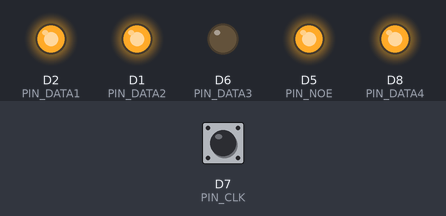
Simulated run of this sketch. Board: ESP8266 (NodeMCU). Parts: output pins drawn as LEDs (lit = HIGH). Dashed ring = blinking. The inputs (shaded band) are chosen by the test bench; at power-on: D7 (PIN_CLK) LOW. Pins used as bus, display or sensor lines are not drawn.

Above: at 5.0 s.
5.1 s: D7 (PIN_CLK) pulsed HIGH 5 times (0.12 s each, 0.3 s apart)
At 5.6 s:
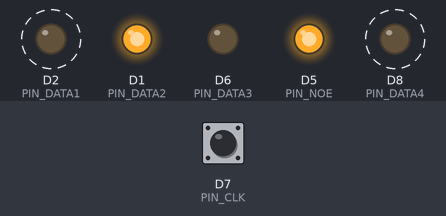
At 6.9 s:
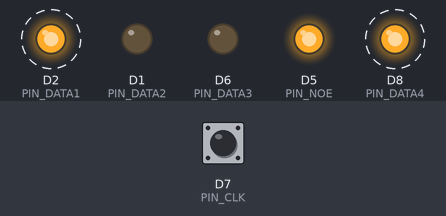
8.1 s: D7 (PIN_CLK) pulsed HIGH 5 times (0.12 s each, 0.3 s apart)
At 9.2 s:
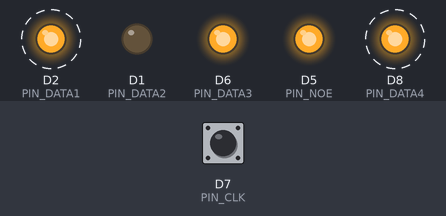
Timing chart, 0 to 11.3 s (numbered marks = the images above; inputs shaded):
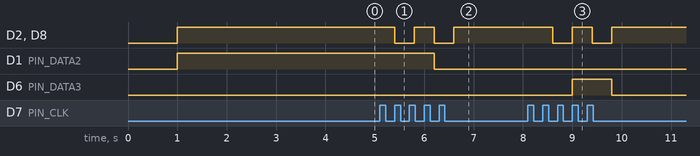

Measured:
- after the input at 5.1 s, D2 (PIN_DATA1), D8 (PIN_DATA4): alternates HIGH for 0.40 s and LOW for 0.40 s, 4 changes in all, then stays HIGH, starting after 0.30 s; D1 (PIN_DATA2): HIGH → LOW after 1.1 s
- after the input at 8.1 s, D2 (PIN_DATA1), D8 (PIN_DATA4): alternates HIGH for 0.40 s and LOW for 0.40 s, 4 changes in all, then stays HIGH, starting after 0.50 s; D6 (PIN_DATA3): LOW → HIGH after 0.90 s, → LOW 0.80 s later

The sketch:

003-complex.ino
```cpp
#include "MBI5039.h"

#define PIN_DATA1 D2
#define PIN_DATA2 D1
#define PIN_DATA3 D6
#define PIN_DATA4 D8
#define PIN_CLK D7
#define PIN_LATCH D0
#define PIN_NOE D5

#define DATA_SEGMENTS_PER_PANEL 4

MBI5039 p3(PIN_CLK, PIN_LATCH, PIN_NOE, PIN_DATA1, PIN_DATA2, PIN_DATA3, PIN_DATA4);

void setup() {
  pinMode(PIN_CLK, OUTPUT);
  pinMode(PIN_LATCH, OUTPUT);
  pinMode(PIN_NOE, OUTPUT);
  pinMode(PIN_DATA1, OUTPUT);
  pinMode(PIN_DATA2, OUTPUT);
  pinMode(PIN_DATA3, OUTPUT);
  pinMode(PIN_DATA4, OUTPUT);

  digitalWrite(PIN_NOE, HIGH);
  digitalWrite(PIN_CLK, LOW);
  digitalWrite(PIN_LATCH, LOW);
  digitalWrite(PIN_DATA1, LOW);
  digitalWrite(PIN_DATA2, LOW);
  digitalWrite(PIN_DATA3, LOW);
  digitalWrite(PIN_DATA4, LOW);

  delay(1000);

  //0b0000000000000000
  //0b1111111111111111
  //0b1010101010101010
  //0b1110000000000101
  //0b0000000000000100
  //0b0000001100000000
  uint16_t data1 = 0b1010101010101010;
  uint16_t data2 = 0b1110000000000101;
  uint16_t data3 = 0b0000001100000000;
  uint16_t data4 = 0b1010101010101010;

  for (int i=0; i<DATA_SEGMENTS_PER_PANEL; i++)
  {
    p3.sendData(data1, data2, data3, data4, false);
    delayMicroseconds(250);
  }

  /*
    p3.sendData(0b1111111111111111, 0b1111111111111111, 0b1111111111111111, 0b1111111100000000, false);
    p3.sendData(0b1111111111111111, 0b1111111111111111, 0b1111111111111111, 0b1111111111111111, false);
    p3.sendData(0b1111111111111111, 0b1111111111111111, 0b1111111111111111, 0b1111111111111111, false);
    p3.sendData(0b1111111111111111, 0b1111111111111111, 0b1111111111111111, 0b1111111111111111, false);
   */

  digitalWrite(PIN_LATCH, HIGH);
  delayMicroseconds(250);
  digitalWrite(PIN_LATCH, LOW);
  delayMicroseconds(250);
  digitalWrite(PIN_NOE, LOW);
  delay(5000);
  digitalWrite(PIN_NOE, HIGH);
}

void loop() {


}
```

MBI5039.cpp
```cpp
#include "MBI5039.h"

void IRAM_ATTR MBI5039::isr()
{
  fallingClockEdge = true;
  clockCount++;
}

void MBI5039::sendData(uint16_t data1, uint16_t data2, uint16_t data3, uint16_t data4, bool bitOrder)
{
  clockCount = 0;
  uint16_t mask;
  if (bitOrder)
    mask = 1;
  else
    mask = 0x8000;

  sendOneBit(data1, data2, data3, data4, mask);
  attachInterrupt(clock_pin, std::bind(&MBI5039::isr, this), FALLING);
  analogWrite(clock_pin, 1023/2);


  while(true)
  {
    if (fallingClockEdge)
    {
      fallingClockEdge = false;

      if (clockCount == 16)
      {
        clockCount = 0;
        detachInterrupt(clock_pin);
        digitalWrite(clock_pin, LOW);

        digitalWrite(data1_pin, LOW);
        digitalWrite(data2_pin, LOW);
        digitalWrite(data3_pin, LOW);
        digitalWrite(data4_pin, LOW);
        break;
      }

      else
      {
        delayMicroseconds(200);
        if (bitOrder)
          mask = mask << 1;
        else
          mask = mask >> 1;
        sendOneBit(data1, data2, data3, data4, mask);

      }
    }
  }

}


void MBI5039::sendOneBit(uint16_t data1, uint16_t data2, uint16_t data3, uint16_t data4, uint16_t mask)
{
  digitalWrite(data1_pin, (data1 & mask) ? HIGH:LOW);
  digitalWrite(data2_pin, (data2 & mask) ? HIGH:LOW);
  digitalWrite(data3_pin, (data3 & mask) ? HIGH:LOW);
  digitalWrite(data4_pin, (data4 & mask) ? HIGH:LOW);
}
```

MBI5039.h
```cpp
#include <Arduino.h>
#include <FunctionalInterrupt.h>

class MBI5039
{
  public:
    MBI5039(uint8_t clock_pin, uint8_t latch_pin, uint8_t noe_pin, uint8_t data1_pin, uint8_t data2_pin, uint8_t data3_pin, uint8_t data4_pin) :
                clock_pin(clock_pin), latch_pin(latch_pin), noe_pin(noe_pin),
                data1_pin(data1_pin), data2_pin(data2_pin), data3_pin(data3_pin), data4_pin(data4_pin)
                {
                }
    void IRAM_ATTR isr();
    void sendData(uint16_t data1, uint16_t data2, uint16_t data3, uint16_t data4, bool bitOrder);
    void sendOneBit(uint16_t data1, uint16_t data2, uint16_t data3, uint16_t data4, uint16_t mask);
  private:
    uint8_t clock_pin,
            latch_pin,
            noe_pin,
            data1_pin,
            data2_pin,
            data3_pin,
            data4_pin;
     volatile uint8_t clockCount;
     volatile bool fallingClockEdge;
};
```
